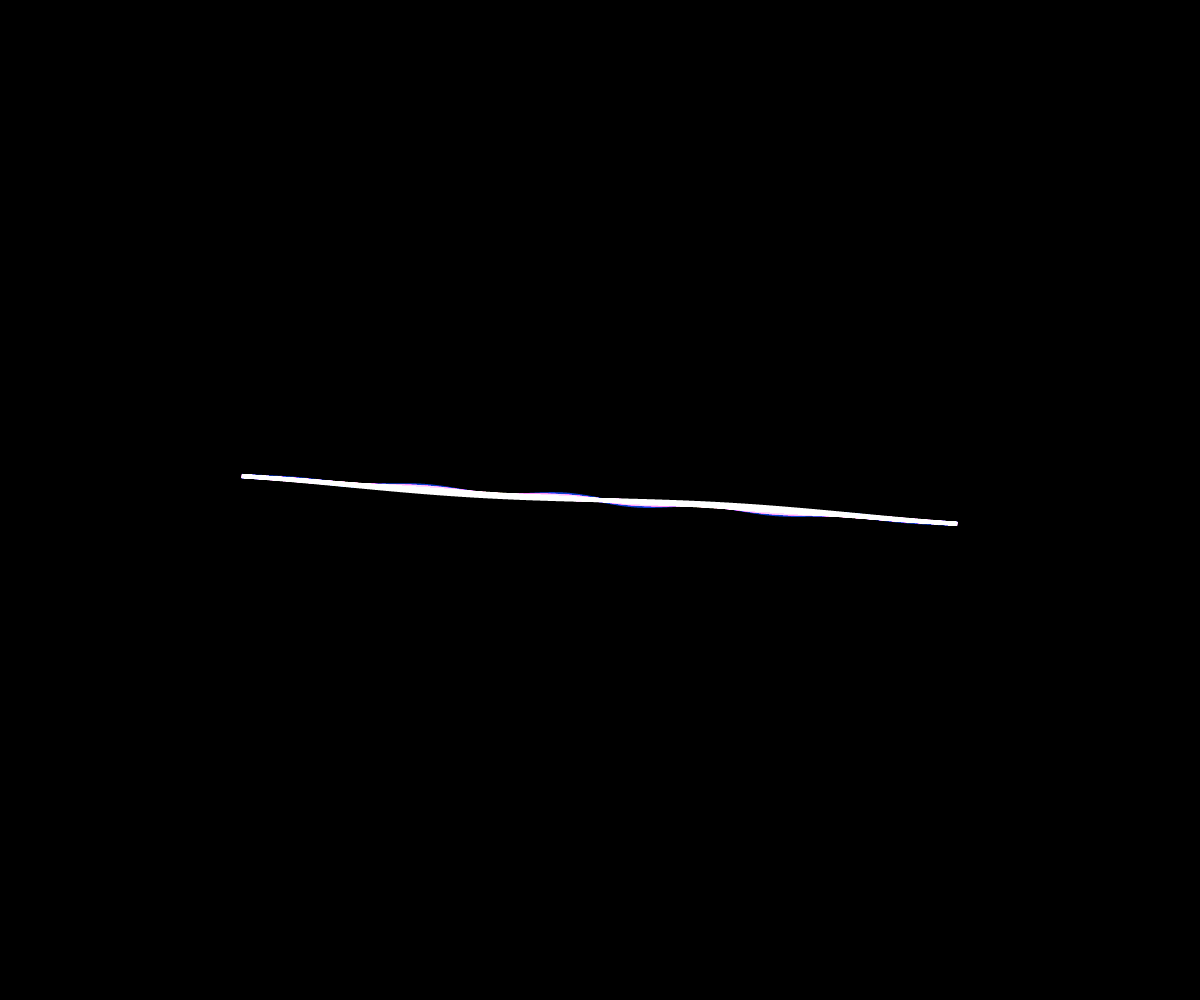
Frame 1 (no input)
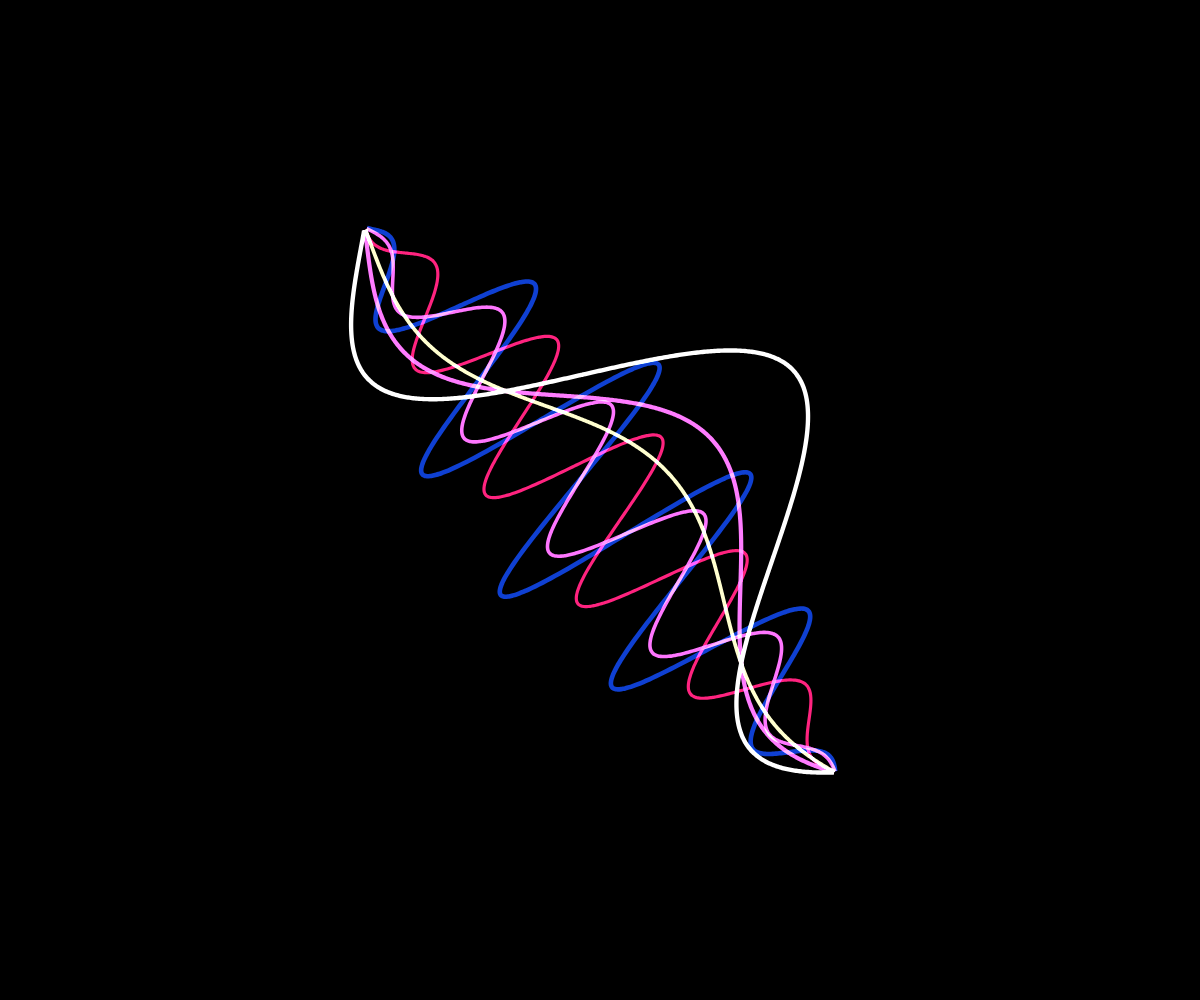
Frame 60 (no input)
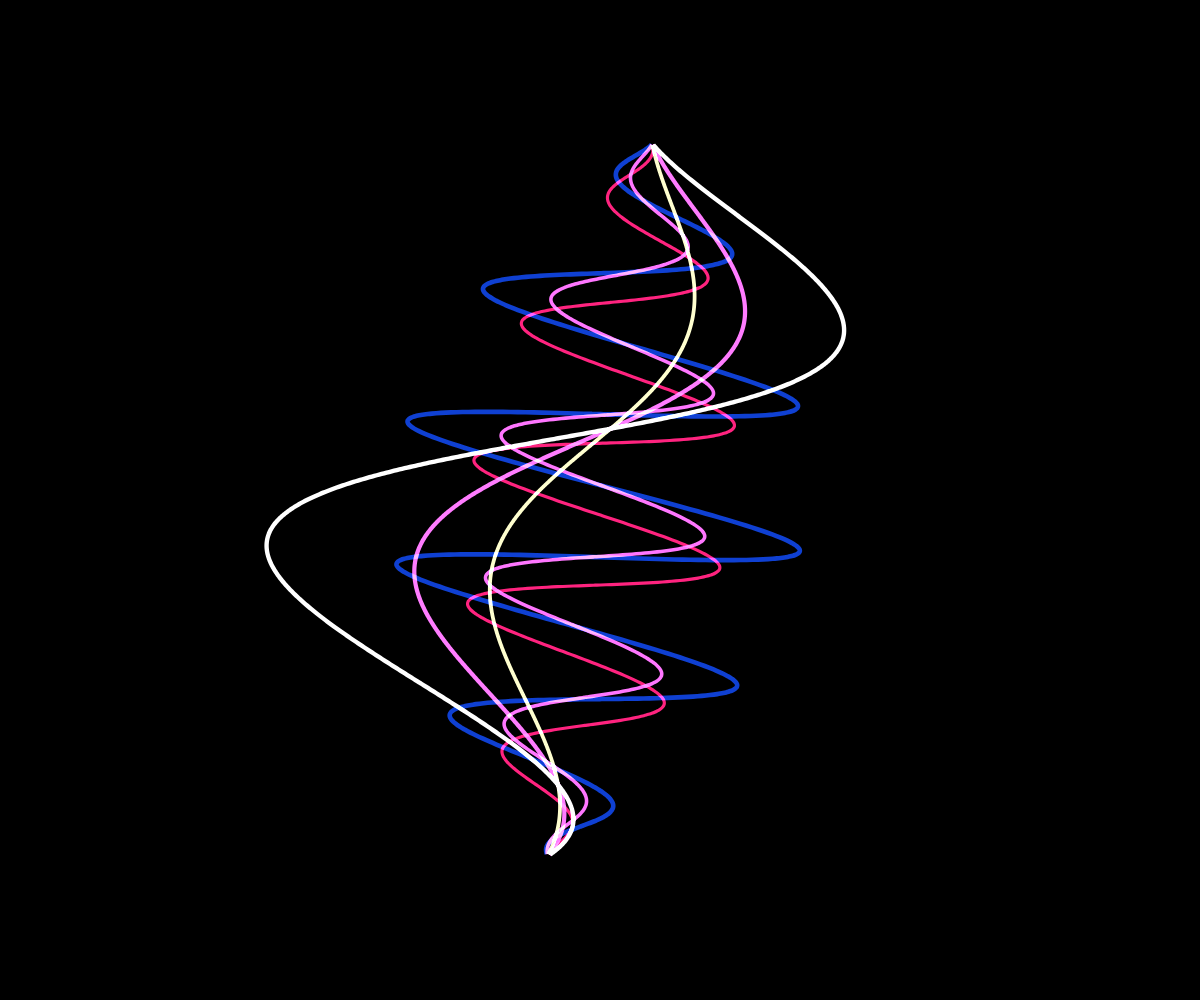
Frame 120 (the mouse pressed at the canvas centre since frame 60)

The p5.js sketch that drew these frames (run headless with seeded random() and noise() and a simulated clock; from frame 60 on, the mouse is pressed at the canvas centre):

// p5.js sketch
// ── sketch.js
let l = 720;
let seeed;
const N_FRAMES = 300;

function setup() {
  createCanvas(windowWidth, windowHeight);
  noFill();
  strokeCap(SQUARE);
  seeed = random(100000);
}

function draw() {
  clear();
  background(0);
  randomSeed(seeed);
  blendMode(ADD)
  translate(width/2, height/2);
	rotate(frameCount/15);
  let z = (frameCount%N_FRAMES)/N_FRAMES;
  
  for (let i = 0; i < 6; i++) {
    stroke(random(0,500),random(0,500),random(0,500));
    strokeWeight(random(2, 5));
    let n = floor(random(1, 2))*random([-5, 1]);
    let h = random(100,400);
		h *= -sq(2*z-1)+1;
    let sp = random([-3, -2, -2, -1, -1, -1, 1, 1, 1, 2, 2, 3]);
    makeWave(n, h, sp);
  }
  

  if (frameCount % N_FRAMES === 0) {
    seeed = random(1000*frameCount);
  }
}

function makeWave(n, h, sp) {
  let t = TWO_PI*(frameCount%N_FRAMES)/N_FRAMES;
  beginShape();
  for (let x = -l/2; x < l/2; x++) {
    let z = map(x, -l/2, l/2, 0, 1);
    let alpha = -sq(2*z-1)+1;
    let off = sin(n*TWO_PI*(x+l/2)/l+sp*t)*h*alpha;
    curveVertex(x, off);
  }
  
  
  endShape();
}
